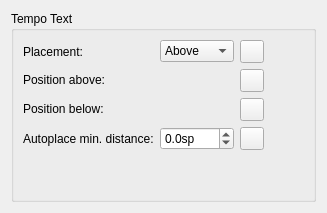
      <widget class="QWidget" name="PageTempoText">
       <layout class="QVBoxLayout" name="verticalLayout_50">
        <item>
         <widget class="QGroupBox" name="groupBox_34">
          <property name="title">
           <string>Tempo Text</string>
          </property>
          <layout class="QGridLayout" name="gridLayout_26">
           <item row="3" column="0">
            <widget class="QLabel" name="label_144">
             <property name="text">
              <string>Autoplace min. distance:</string>
             </property>
            </widget>
           </item>
           <item row="2" column="0">
            <widget class="QLabel" name="label_142">
             <property name="sizePolicy">
              <sizepolicy hsizetype="Fixed" vsizetype="Fixed">
               <horstretch>0</horstretch>
               <verstretch>0</verstretch>
              </sizepolicy>
             </property>
             <property name="text">
              <string>Position below:</string>
             </property>
            </widget>
           </item>
           <item row="0" column="1">
            <widget class="QComboBox" name="tempoTextPlacement">
             <item>
              <property name="text">
               <string notr="true">Above</string>
              </property>
             </item>
             <item>
              <property name="text">
               <string notr="true">Below</string>
              </property>
             </item>
            </widget>
           </item>
           <item row="4" column="0">
            <spacer name="verticalSpacer_26">
             <property name="orientation">
              <enum>Qt::Vertical</enum>
             </property>
             <property name="sizeHint" stdset="0">
              <size>
               <width>20</width>
               <height>40</height>
              </size>
             </property>
            </spacer>
           </item>
           <item row="0" column="2">
            <widget class="QToolButton" name="resetTempoTextPlacement">
             <property name="toolTip">
              <string>Reset to default</string>
             </property>
             <property name="accessibleName">
              <string>Reset 'Placement' value</string>
             </property>
             <property name="text">
              <string notr="true"/>
             </property>
             <property name="icon">
              <iconset resource="musescore.qrc">
               <normaloff>:/data/icons/edit-reset.svg</normaloff>:/data/icons/edit-reset.svg</iconset>
             </property>
            </widget>
           </item>
           <item row="2" column="2">
            <widget class="QToolButton" name="resetTempoTextPosBelow">
             <property name="toolTip">
              <string>Reset to default</string>
             </property>
             <property name="accessibleName">
              <string>Reset 'Position below' value</string>
             </property>
             <property name="text">
              <string notr="true"/>
             </property>
             <property name="icon">
              <iconset resource="musescore.qrc">
               <normaloff>:/data/icons/edit-reset.svg</normaloff>:/data/icons/edit-reset.svg</iconset>
             </property>
            </widget>
           </item>
           <item row="1" column="0">
            <widget class="QLabel" name="label_143">
             <property name="sizePolicy">
              <sizepolicy hsizetype="Fixed" vsizetype="Fixed">
               <horstretch>0</horstretch>
               <verstretch>0</verstretch>
              </sizepolicy>
             </property>
             <property name="text">
              <string>Position above:</string>
             </property>
            </widget>
           </item>
           <item row="1" column="2">
            <widget class="QToolButton" name="resetTempoTextPosAbove">
             <property name="toolTip">
              <string>Reset to default</string>
             </property>
             <property name="accessibleName">
              <string>Reset 'Position above' value</string>
             </property>
             <property name="text">
              <string notr="true"/>
             </property>
             <property name="icon">
              <iconset resource="musescore.qrc">
               <normaloff>:/data/icons/edit-reset.svg</normaloff>:/data/icons/edit-reset.svg</iconset>
             </property>
            </widget>
           </item>
           <item row="0" column="0">
            <widget class="QLabel" name="label_128">
             <property name="text">
              <string>Placement:</string>
             </property>
             <property name="buddy">
              <cstring>textLinePlacement</cstring>
             </property>
            </widget>
           </item>
           <item row="1" column="3">
            <spacer name="horizontalSpacer_34">
             <property name="orientation">
              <enum>Qt::Horizontal</enum>
             </property>
             <property name="sizeHint" stdset="0">
              <size>
               <width>40</width>
               <height>20</height>
              </size>
             </property>
            </spacer>
           </item>
           <item row="3" column="1">
            <widget class="QDoubleSpinBox" name="tempoTextMinDistance">
             <property name="sizePolicy">
              <sizepolicy hsizetype="Preferred" vsizetype="Fixed">
               <horstretch>0</horstretch>
               <verstretch>0</verstretch>
              </sizepolicy>
             </property>
             <property name="suffix">
              <string>sp</string>
             </property>
             <property name="decimals">
              <number>1</number>
             </property>
             <property name="minimum">
              <double>-100.000000000000000</double>
             </property>
             <property name="singleStep">
              <double>0.500000000000000</double>
             </property>
            </widget>
           </item>
           <item row="3" column="2">
            <widget class="QToolButton" name="resetTempoTextMinDistance">
             <property name="toolTip">
              <string>Reset to default</string>
             </property>
             <property name="accessibleName">
              <string>Reset 'Position Below' value</string>
             </property>
             <property name="text">
              <string notr="true"/>
             </property>
             <property name="icon">
              <iconset resource="musescore.qrc">
               <normaloff>:/data/icons/edit-reset.svg</normaloff>:/data/icons/edit-reset.svg</iconset>
             </property>
            </widget>
           </item>
           <item row="1" column="1">
            <widget class="Ms::OffsetSelect" name="tempoTextPosAbove" native="true"/>
           </item>
           <item row="2" column="1">
            <widget class="Ms::OffsetSelect" name="tempoTextPosBelow" native="true"/>
           </item>
          </layout>
         </widget>
        </item>
       </layout>
      </widget>
